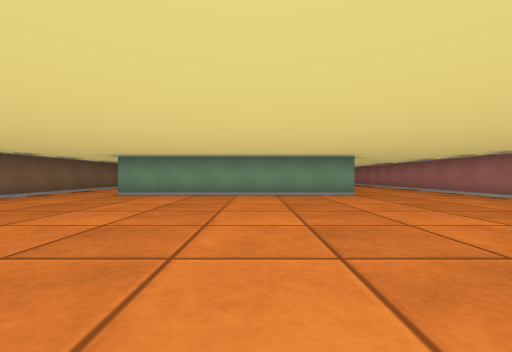
View 1 (above)

16 first-person views from a walk through a cub3D ray-caster map. The camera is about half as high as the walls, looks level and sees 90° across. The floor is counted in squares. Each view is taken from the middle of a square. On the plan, view 1 faces up. The plan holds only what a view shows up to about 9 squares ahead; the rest is blank.

View 2
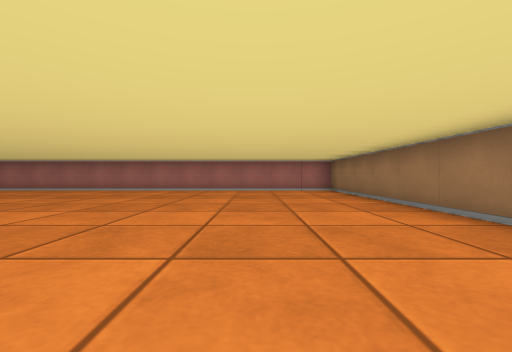

View 3
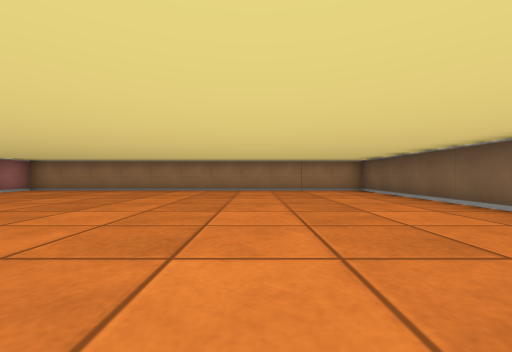

View 4
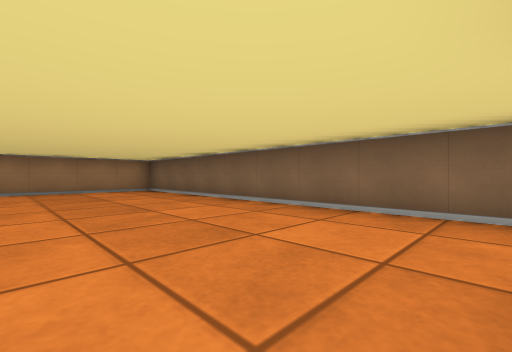

View 5
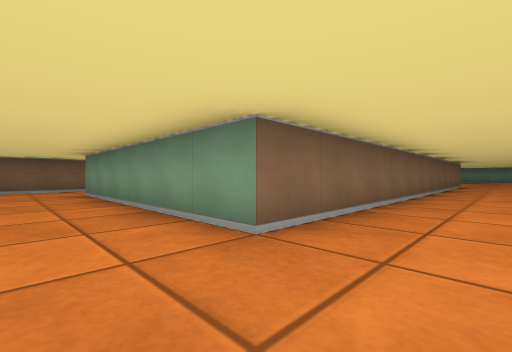

View 6
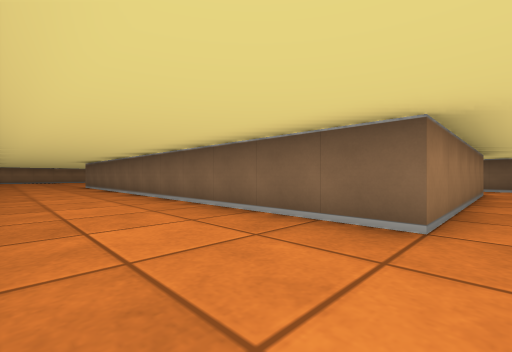

View 7
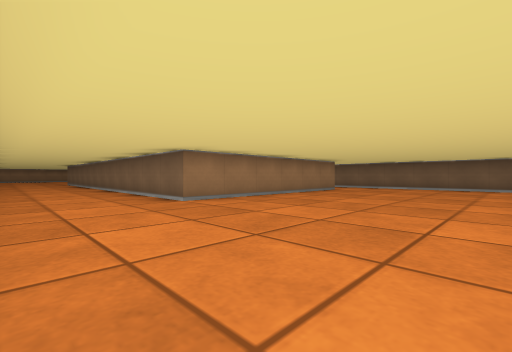

View 8
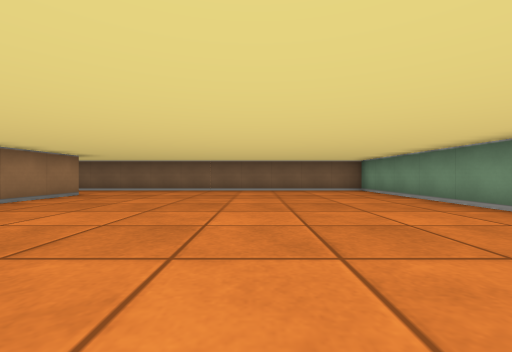

View 9
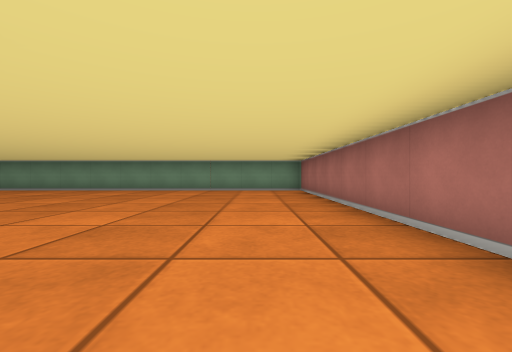

View 10
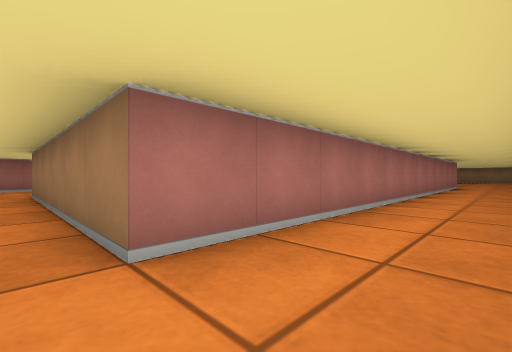

View 11
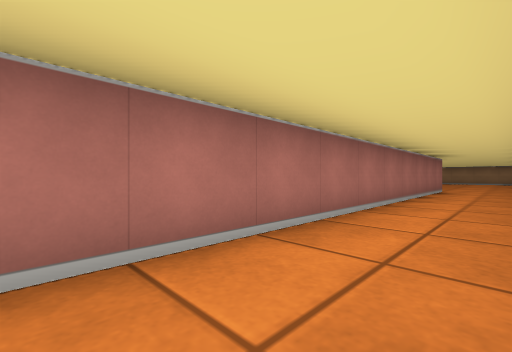

View 12
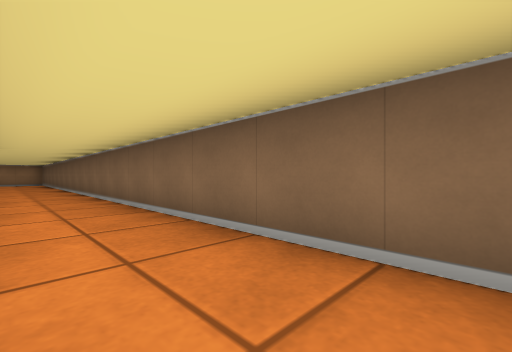

View 13
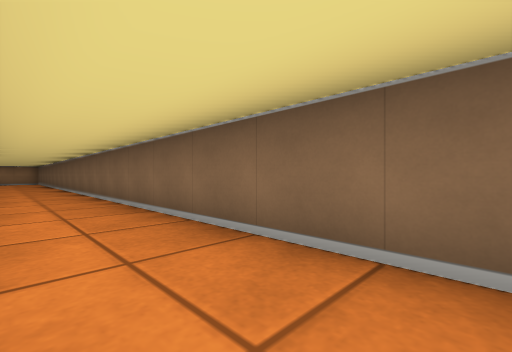

View 14
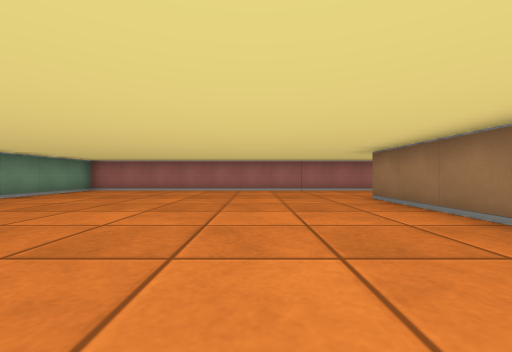

View 15
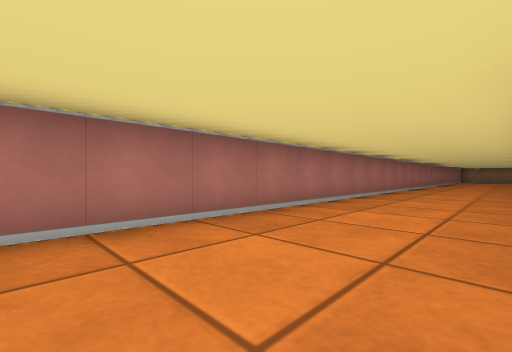

View 16
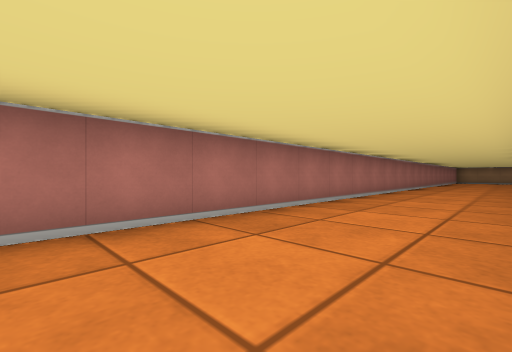

### Floor plan
Points are (right, up) in squares from view 1. A wall is a line through its corners. A room is listed if a view was taken in it or the views show most of it. See-through windows are left out.
Room 1 (views 1, 2, 3, 4, 5)
walls: (2.5, 6.5) (-3.5, 6.5); (-5.5, 6.5) (-5.5, -2.5) (5.5, -2.5) (5.5, 5.5)
ways out: opening at (-4.5, 7) to room 2; opening at (4, 6.3) to room 2
Room 2 (views 6, 7, 8, 9, 10, 11, 12, 13, 14, 15, 16)
walls: (-3.5, 6.5) (-3.5, 18.5) (2.5, 18.5) (2.5, 6.5); (5.5, 5.5) (5.5, 26.5) (-5.5, 26.5) (-5.5, 6.5)
ways out: opening at (-4.5, 7) to room 1; opening at (4, 6.3) to room 1

Where each view was taken, in squares from view 1:
view 1: 0 up, 0 right, facing up
view 2: 0 up, 3 left, facing right
view 3: 6 up, 2 left, facing down
view 4: 6 up, 2 left, facing down-left
view 5: 5 up, 4 right, facing up-left
view 6: 19 up, 5 right, facing down-left
view 7: 23 up, 5 right, facing down-left
view 8: 23 up, 3 right, facing left
view 9: 18 up, 4 right, facing up
view 10: 19 up, 5 left, facing down-right
view 11: 16 up, 5 left, facing down-right
view 12: 14 up, 4 left, facing down-left
view 13: 16 up, 4 left, facing down-left
view 14: 21 up, 3 left, facing right
view 15: 20 up, 3 right, facing down-right
view 16: 18 up, 3 right, facing down-right
